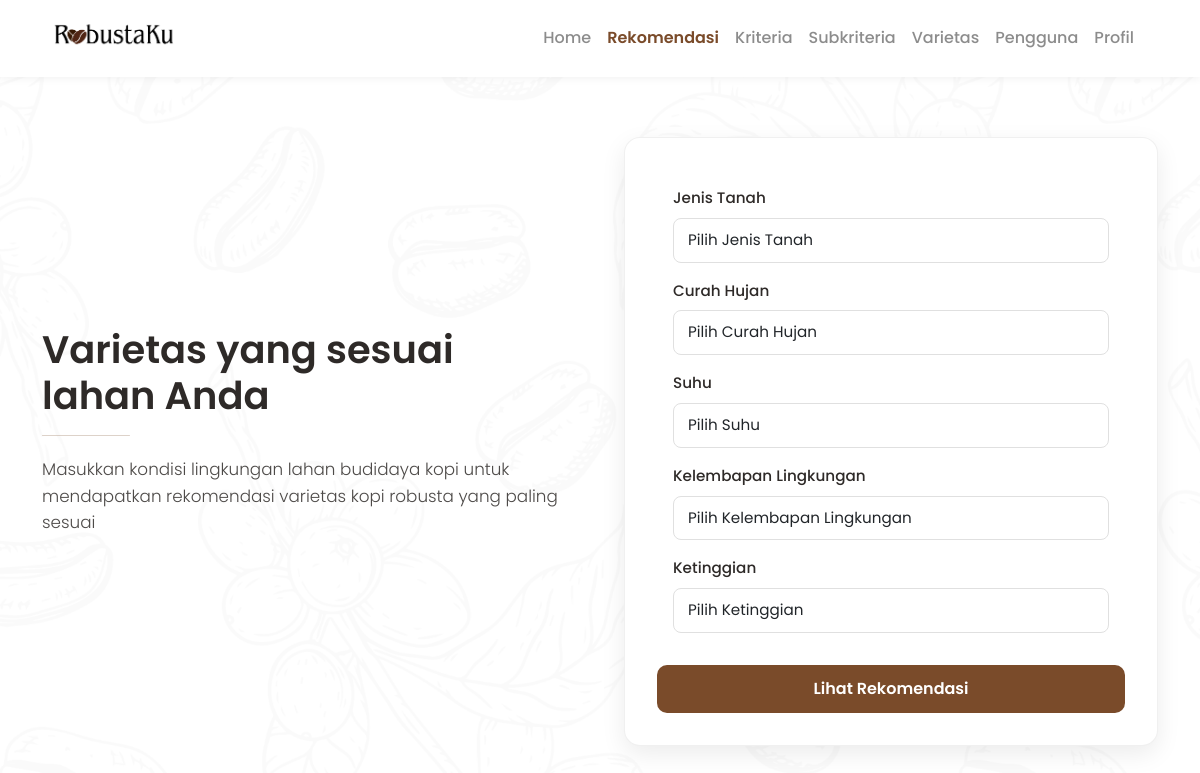
/rekomendasi.php (signed in), run on the app's committed database.
### tables this page shows
CREATE TABLE `kriteria` (
  `id_kriteria` int(11) NOT NULL,
  `kode_kriteria` varchar(20) NOT NULL,
  `nama_kriteria` varchar(50) NOT NULL,
  `jenis_kriteria` set('benefit','cost') NOT NULL
);

### rekomendasi.php (the view, shortened to what this page needs)
<?php
include "koneksi.php";
?>
<!DOCTYPE html>
<html lang="id">
<head>
    <link href="https://cdn.jsdelivr.net/npm/bootstrap@5.1.3/dist/css/bootstrap.min.css" rel="stylesheet">
    <link rel="stylesheet" href="https://cdnjs.cloudflare.com/ajax/libs/font-awesome/6.0.0/css/all.min.css">
</head>
<body>
    <nav class="navbar navbar-expand-lg navbar-custom">
        <div class="container">
            <div class="brand-wrap">
                <a href="homepage.php"><img src="assets/img/logo_robustaku.png" alt="RobustaKu Logo"></a>
            </div>
            <div class="collapse navbar-collapse justify-content-end" id="navMenu">
                <ul class="navbar-nav align-items-center me-3">
                    <li class="nav-item"><a class="nav-link unactive" href="homepage.php">Home</a></li>
                    <li class="nav-item"><a class="nav-link active" href="rekomendasi.php">Rekomendasi</a></li>
                    <li class="nav-item"><a class="nav-link unactive" href="kriteria.php">Kriteria</a></li>
                    <li class="nav-item"><a class="nav-link unactive" href="subkriteria.php">Subkriteria</a></li>
                    <li class="nav-item"><a class="nav-link unactive" href="varietas.php">Varietas</a></li>
                    <li class="nav-item"><a class="nav-link unactive" href="pengguna.php">Pengguna</a></li>
                    <li class="nav-item"><a class="nav-link unactive" href="profil.php">Profil</a></li>
                </ul>
            </div>
        </div>
    </nav>
    <header class="masthead">
        <div class="container">
            <div class="row gx-4 gx-lg-5 align-items-center">
                <div class="col-lg-6">
                    <h1 class="hero-title">Varietas yang sesuai lahan Anda</h1>
                    <hr class="divider" />
                    <p class="hero-sub">Masukkan kondisi lingkungan lahan budidaya kopi untuk mendapatkan rekomendasi varietas kopi robusta yang paling sesuai</p>
                </div>
                <div class="col-lg-6">
                    <div class="form-card">
                        <form action="proses_rekomendasi.php" method="post">
                            <div class="modal-body">
                            <?php
                                $query = mysqli_query($koneksi, "SELECT * FROM kriteria");
                                while ($baris = mysqli_fetch_array($query)) {
                            ?>
                            <div class="mb-3">
                            <label class="form-label"><?= $baris['nama_kriteria']; ?></label>
                            <select name="subkriteria[]" class="form-control" required>
                                <option value="">Pilih <?= $baris['nama_kriteria']; ?></option>
                            </select>
                        </div>
                        <?php
                            }
                        ?>
                        </div>
                    <div class="d-grid">
                            <button name="masuk" class="btn btn-primary">Lihat Rekomendasi</button>
                        </div>
                        </form>
                    </div>
                </div>
            </div>
        </div>
    </header>
</body>
</html>

### rekomendasi.php (style rules this page uses)
:root { --robusta-brown: #7a4b2a; --robusta-brown-dark: #6b3f22; --text-dark: #2e2a28; }
html, body { height: 100%; margin: 0; font-family: "Poppins", sans-serif; -webkit-font-smoothing: antialiased; -moz-osx-font-smoothing: grayscale; color: var(--text-dark); background-color: #ffffff; background-image: url('assets/img/coffeepattern.png'); background-repeat: repeat; background-position: center; background-size: 100%; }
.navbar-custom { background: #fff; padding: 14px 0; box-shadow: 0 2px 8px rgba(0,0,0,0.05); }
.navbar .container { max-width: 1140px; }
.brand-wrap { display: flex; align-items: center; gap: 12px; }
.brand-wrap img { width: 140px; height: auto; display: block; }
.nav-link { color: rgba(0,0,0,0.45); font-weight: 500; padding: 8px 12px; transition: all 0.3s ease; }
.navbar .nav-link.active { color: var(--robusta-brown); font-weight: 600; }
.masthead { min-height: calc(100vh - 72px); display: flex; align-items: center; position: relative; padding: 60px 0; }
.masthead .container { position: relative; z-index: 1; max-width: 1140px; }
.hero-title { font-size: 2.4rem; font-weight: 600; line-height: 1.2; margin-bottom: 1rem; color: var(--text-dark); }
.divider { width: 88px; height: 6px; background: var(--robusta-brown); border-radius: 6px; margin: 14px 0 20px 0; border: none; }
.hero-sub { color: rgba(46,42,40,0.85); font-size: 1.05rem; font-weight: 300; margin-bottom: 1.25rem; max-width: 640px; line-height: 1.6; }
.form-card { background: #fff; border-radius: 16px; padding: 32px; box-shadow: 0 8px 24px rgba(0,0,0,0.08); border: 1px solid rgba(0,0,0,0.06); }
.form-card .form-label { font-weight: 500; color: var(--text-dark); margin-bottom: 8px; font-size: 0.95rem; }
.form-card .form-control { border: 1.5px solid #e0e0e0; border-radius: 8px; padding: 10px 14px; font-size: 0.95rem; transition: all 0.3s ease; }
.form-card .form-control::placeholder { color: #999; font-size: 0.9rem; }
.btn-primary { background: var(--robusta-brown); color: #fff; border: none; padding: 12px 24px; border-radius: 10px; font-weight: 600; font-size: 1rem; width: 100%; transition: all 0.3s ease; }

### data on the page
kriteria: nama_kriteria "Jenis Tanah"
kriteria: nama_kriteria "Curah Hujan"
kriteria: nama_kriteria "Suhu"
kriteria: nama_kriteria "Kelembapan Lingkungan"
kriteria: nama_kriteria "Ketinggian"
